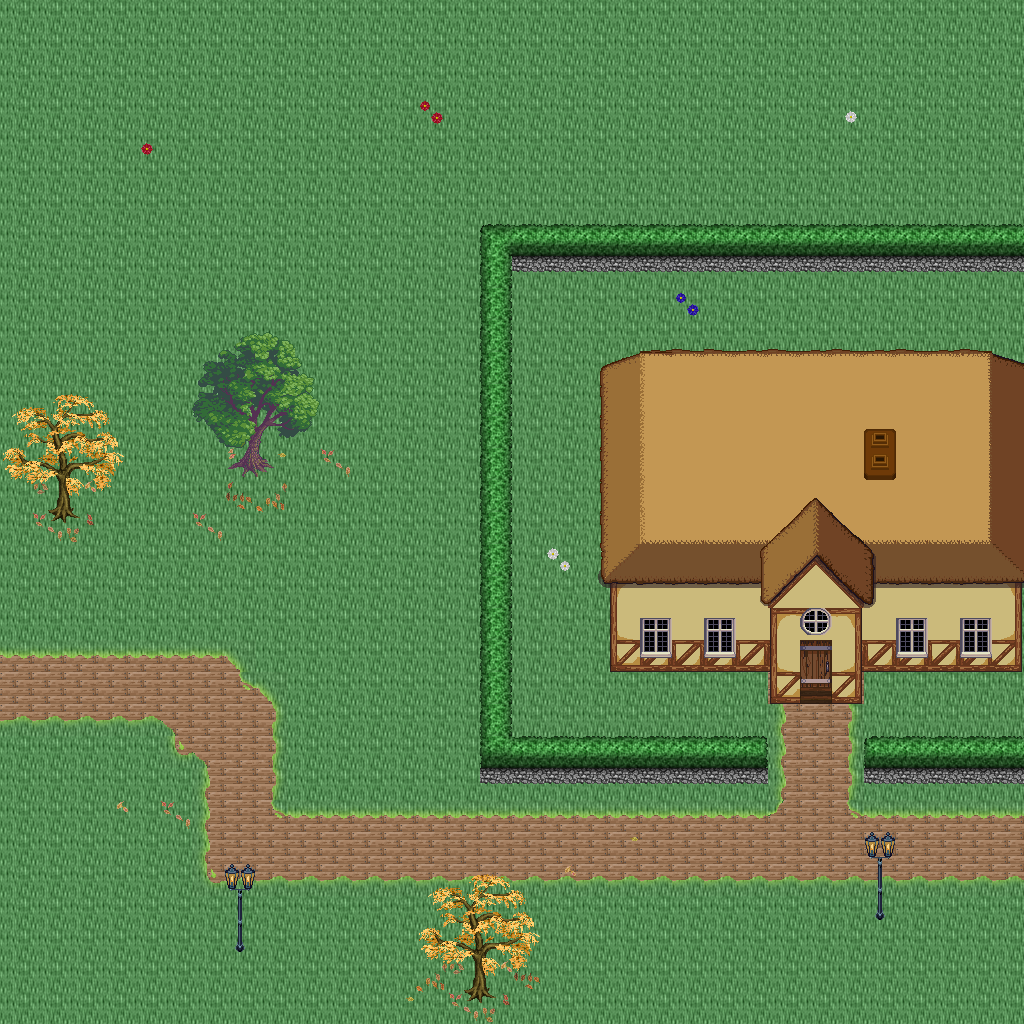

This is a level from a 2D game, rendered from its Tiled map with the project's own tilesets. A one-line summary and the map file follow, with tile-layer data summarised:
An orthogonal 32x32 tile map with 32x32 px tiles, 5 tile layers (Ground, Objects, Objects2, Above, ...), 1 hidden layer not drawn, 45 tilesets.

<map version="1.10" tiledversion="1.11.0" orientation="orthogonal" renderorder="right-down" width="32" height="32" tilewidth="32" tileheight="32" infinite="0" nextlayerid="11" nextobjectid="1">
 <tileset firstgid="1" name="logic_collision" tilewidth="32" tileheight="32" tilecount="1" columns="1">
  <image source="../drawable/logic_collision.png" width="32" height="32" />
 </tileset>
 <tileset firstgid="2" name="ground_ground" tilewidth="32" tileheight="32" tilecount="33" columns="3">
  <image source="../drawable/ground_ground.png" width="96" height="352" />
 </tileset>
 <tileset firstgid="35" name="building_castle" tilewidth="32" tileheight="32" tilecount="320" columns="20">
  <image source="../drawable/building_castle.png" width="640" height="512" />
 </tileset>
 <tileset firstgid="355" name="item_weapon_cannon" tilewidth="32" tileheight="32" tilecount="12" columns="3">
  <image source="../drawable/item_weapon_cannon.png" width="96" height="128" />
 </tileset>
 <tileset firstgid="367" name="item_pot_barrels_1" tilewidth="32" tileheight="32" tilecount="8" columns="4">
  <image source="../drawable/item_pot_barrels_1.png" width="128" height="64" />
 </tileset>
 <tileset firstgid="375" name="ground_grass_edges" tilewidth="32" tileheight="32" tilecount="36" columns="12">
  <image source="../drawable/ground_grass_edges.png" width="384" height="96" />
 </tileset>
 <tileset firstgid="411" name="ground_grass_corners" tilewidth="32" tileheight="32" tilecount="24" columns="6">
  <image source="../drawable/ground_grass_corners.png" width="192" height="128" />
 </tileset>
 <tileset firstgid="435" name="plant_vine" tilewidth="32" tileheight="32" tilecount="3" columns="1">
  <image source="../drawable/plant_vine.png" width="32" height="96" />
 </tileset>
 <tileset firstgid="438" name="ground_water_pool" tilewidth="32" tileheight="32" tilecount="72" columns="3">
  <image source="../drawable/ground_water_pool.png" width="96" height="768" />
 </tileset>
 <tileset firstgid="510" name="ground_earth_edges" tilewidth="32" tileheight="32" tilecount="18" columns="6">
  <image source="../drawable/ground_earth_edges.png" width="192" height="96" />
 </tileset>
 <tileset firstgid="528" name="building_decoration_chimney" tilewidth="32" tileheight="32" tilecount="2" columns="1">
  <image source="../drawable/building_decoration_chimney.png" width="32" height="64" />
 </tileset>
 <tileset firstgid="530" name="building_decoration_chimney_big" tilewidth="32" tileheight="32" tilecount="2" columns="1">
  <image source="../drawable/building_decoration_chimney_big.png" width="32" height="64" />
 </tileset>
 <tileset firstgid="532" name="plant_tree_fall_trees" tilewidth="32" tileheight="32" tilecount="40" columns="8">
  <image source="../drawable/plant_tree_fall_trees.png" width="256" height="160" />
 </tileset>
 <tileset firstgid="572" name="plant_tree_chestnut_tree" tilewidth="32" tileheight="32" tilecount="20" columns="4">
  <image source="../drawable/plant_tree_chestnut_tree.png" width="128" height="160" />
 </tileset>
 <tileset firstgid="592" name="plant_bush_hedge" tilewidth="32" tileheight="32" tilecount="35" columns="5">
  <image source="../drawable/plant_bush_hedge.png" width="160" height="224" />
 </tileset>
 <tileset firstgid="627" name="item_statue_gazingball_statue" tilewidth="32" tileheight="32" tilecount="12" columns="3">
  <image source="../drawable/item_statue_gazingball_statue.png" width="96" height="128" />
 </tileset>
 <tileset firstgid="639" name="plant_flower_red_blue_clusters" tilewidth="32" tileheight="32" tilecount="4" columns="1">
  <image source="../drawable/plant_flower_red_blue_clusters.png" width="32" height="128" />
 </tileset>
 <tileset firstgid="643" name="ground_cobbled_paving" tilewidth="32" tileheight="32" tilecount="1" columns="1">
  <image source="../drawable/ground_cobbled_paving.png" width="32" height="32" />
 </tileset>
 <tileset firstgid="644" name="furniture_light_lamp_blue" tilewidth="32" tileheight="32" tilecount="3" columns="1">
  <image source="../drawable/furniture_light_lamp_blue.png" width="32" height="96" />
 </tileset>
 <tileset firstgid="647" name="light_dim_light_7x5" tilewidth="32" tileheight="32" tilecount="35" columns="7">
  <image source="../drawable/light_dim_light_7x5.png" width="224" height="160" />
 </tileset>
 <tileset firstgid="682" name="light_light_5x5" tilewidth="32" tileheight="32" tilecount="25" columns="5">
  <image source="../drawable/light_light_5x5.png" width="160" height="160" />
 </tileset>
 <tileset firstgid="707" name="plant_leaves" tilewidth="32" tileheight="32" tilecount="8" columns="4">
  <image source="../drawable/plant_leaves.png" width="128" height="64" />
 </tileset>
 <tileset firstgid="715" name="plant_flower_flowers_mixed" tilewidth="32" tileheight="32" tilecount="16" columns="4">
  <image source="../drawable/plant_flower_flowers_mixed.png" width="128" height="128" />
 </tileset>
 <tileset firstgid="731" name="plant_bush_large_green" tilewidth="32" tileheight="32" tilecount="9" columns="3">
  <image source="../drawable/plant_bush_large_green.png" width="96" height="96" />
 </tileset>
 <tileset firstgid="740" name="plant_bush_hosta" tilewidth="32" tileheight="32" tilecount="9" columns="3">
  <image source="../drawable/plant_bush_hosta.png" width="96" height="96" />
 </tileset>
 <tileset firstgid="749" name="item_statue_fairypool" tilewidth="32" tileheight="32" tilecount="16" columns="2">
  <image source="../drawable/item_statue_fairypool.png" width="64" height="256" />
 </tileset>
 <tileset firstgid="765" name="item_statue_grey_stone" tilewidth="32" tileheight="32" tilecount="4" columns="2">
  <image source="../drawable/item_statue_grey_stone.png" width="64" height="64" />
 </tileset>
 <tileset firstgid="769" name="item_statue_plants_potted_stone" tilewidth="32" tileheight="32" tilecount="6" columns="3">
  <image source="../drawable/item_statue_plants_potted_stone.png" width="96" height="64" />
 </tileset>
 <tileset firstgid="775" name="plant_flower_daisy_blue" tilewidth="32" tileheight="32" tilecount="8" columns="2">
  <image source="../drawable/plant_flower_daisy_blue.png" width="64" height="128" />
 </tileset>
 <tileset firstgid="783" name="plant_flower_daisy_red" tilewidth="32" tileheight="32" tilecount="8" columns="2">
  <image source="../drawable/plant_flower_daisy_red.png" width="64" height="128" />
 </tileset>
 <tileset firstgid="791" name="plant_flower_daisy_white" tilewidth="32" tileheight="32" tilecount="8" columns="2">
  <image source="../drawable/plant_flower_daisy_white.png" width="64" height="128" />
 </tileset>
 <tileset firstgid="799" name="plant_flower_daisy_yellow" tilewidth="32" tileheight="32" tilecount="8" columns="2">
  <image source="../drawable/plant_flower_daisy_yellow.png" width="64" height="128" />
 </tileset>
 <tileset firstgid="807" name="furniture_chair_bench_white" tilewidth="32" tileheight="32" tilecount="8" columns="2">
  <image source="../drawable/furniture_chair_bench_white.png" width="64" height="128" />
 </tileset>
 <tileset firstgid="815" name="plant_bush_bricked_bushes" tilewidth="32" tileheight="32" tilecount="6" columns="2">
  <image source="../drawable/plant_bush_bricked_bushes.png" width="64" height="96" />
 </tileset>
 <tileset firstgid="821" name="plant_stump_small_stump" tilewidth="32" tileheight="32" tilecount="4" columns="2">
  <image source="../drawable/plant_stump_small_stump.png" width="64" height="64" />
 </tileset>
 <tileset firstgid="825" name="item_firewood" tilewidth="32" tileheight="32" tilecount="12" columns="3">
  <image source="../drawable/item_firewood.png" width="96" height="128" />
 </tileset>
 <tileset firstgid="837" name="item_campfires" tilewidth="32" tileheight="32" tilecount="2" columns="2">
  <image source="../drawable/item_campfires.png" width="64" height="32" />
 </tileset>
 <tileset firstgid="839" name="building_wall_int_sandstone" tilewidth="32" tileheight="32" tilecount="15" columns="3">
  <image source="../drawable/building_wall_int_sandstone.png" width="96" height="160" />
 </tileset>
 <tileset firstgid="854" name="logic_creature_rodent" tilewidth="32" tileheight="32" tilecount="8" columns="8">
  <image source="../drawable/logic_creature_rodent.png" width="256" height="32" />
 </tileset>
 <tileset firstgid="862" name="ground_ground_3" tilewidth="32" tileheight="32" tilecount="5" columns="5">
  <image source="../drawable/ground_ground_3.png" width="160" height="32" />
 </tileset>
 <tileset firstgid="867" name="building_cottage" tilewidth="32" tileheight="32" tilecount="256" columns="16">
  <image source="../drawable/building_cottage.png" width="512" height="512" />
 </tileset>
 <tileset firstgid="1123" name="building_roof_thatched_roof" tilewidth="32" tileheight="32" tilecount="256" columns="16">
  <image source="../drawable/building_roof_thatched_roof.png" width="512" height="512" />
 </tileset>
 <tileset firstgid="1379" name="building_door_doors" tilewidth="32" tileheight="32" tilecount="256" columns="16">
  <image source="../drawable/building_door_doors.png" width="512" height="512" />
 </tileset>
 <tileset firstgid="1635" name="building_window_windows" tilewidth="32" tileheight="32" tilecount="256" columns="16">
  <image source="../drawable/building_window_windows.png" width="512" height="512" />
 </tileset>
 <tileset firstgid="1891" name="logic_portal" tilewidth="32" tileheight="32" tilecount="24" columns="8">
  <image source="../drawable/logic_portal.png" width="256" height="96" />
 </tileset>
 <layer id="1" name="Ground" width="32" height="32">
  <data>[1024 cells, 1024 non-empty, 4 distinct tile ids]</data>
 </layer>
 <layer id="2" name="Objects" width="32" height="32">
  <data>[1024 cells, 183 non-empty, 38 distinct tile ids]</data>
 </layer>
 <layer id="3" name="Objects2" width="32" height="32">
  <data>[1024 cells, 32 non-empty, 13 distinct tile ids]</data>
 </layer>
 <layer id="4" name="Above" width="32" height="32">
  <data>[1024 cells, 189 non-empty, 61 distinct tile ids]</data>
 </layer>
 <layer id="5" name="Above2" width="32" height="32">
  <data>[1024 cells, 26 non-empty, 17 distinct tile ids]</data>
 </layer>
 <layer id="6" name="Walkable" width="32" height="32" visible="0">
  <data>[1024 cells, 160 non-empty, 1 distinct tile ids]</data>
 </layer>
 <objectgroup id="7" name="Mapevents" />
 <objectgroup id="8" name="Spawn" />
 <objectgroup id="9" name="Keys" />
 <objectgroup id="10" name="Replace" />
</map>
